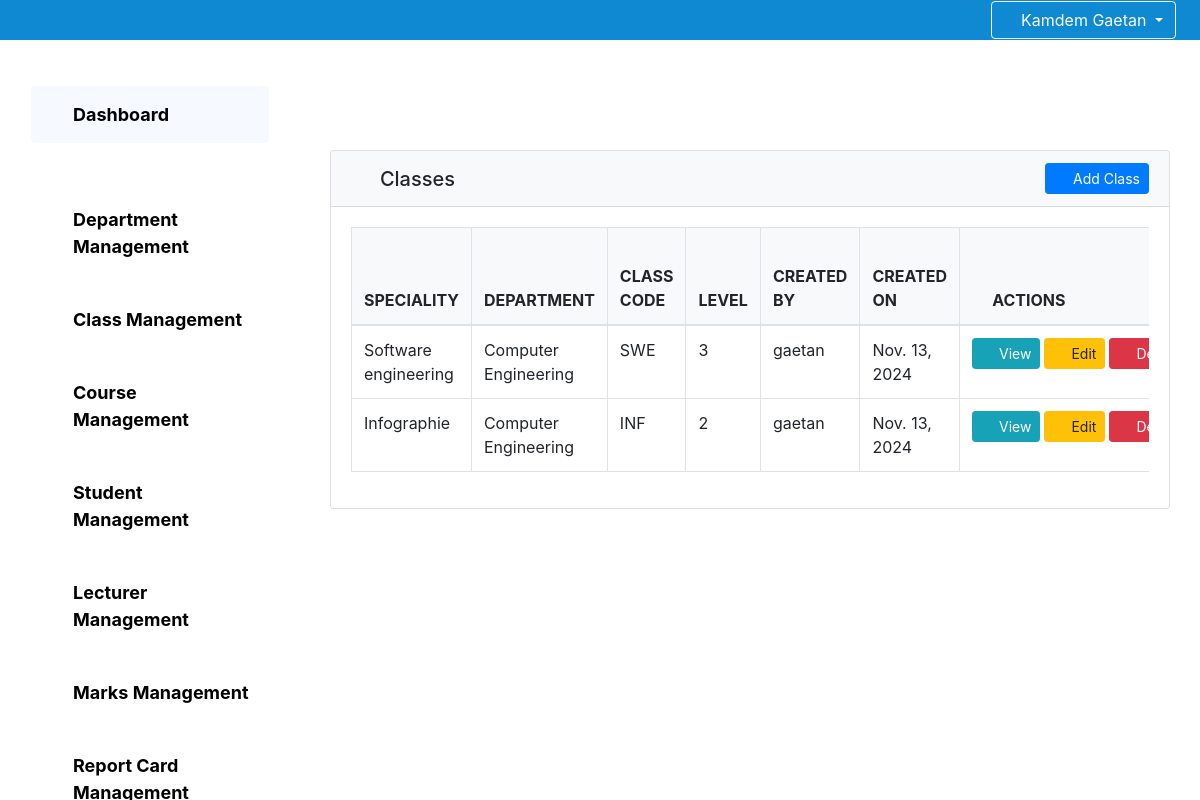
The page /administration/classes/ (signed in) on the database as committed earlier.
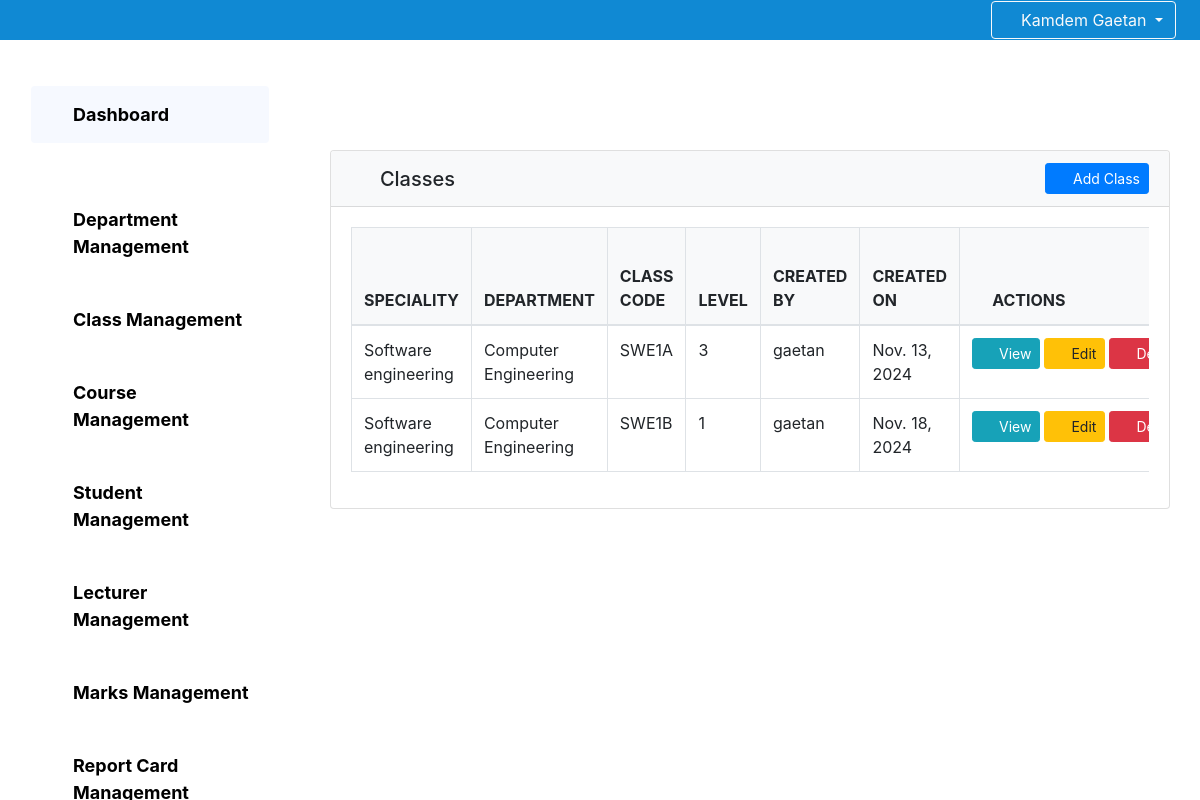
The same page on the database as committed later.
### core/models.py (models this page shows, shortened)
class Classe(models.Model):
    creator=models.ForeignKey(Administrator,on_delete=models.DO_NOTHING)
    classcode=models.CharField(max_length=10)
    classname=models.CharField(max_length=255)
    level=models.CharField(max_length=255,null=True)
    speciality=models.CharField(max_length=255)
    department=models.ForeignKey(Department,on_delete=models.DO_NOTHING,null=True)
    creationdate=models.DateField(default=timezone.now)

class Department(models.Model):
    creator=models.ForeignKey(Administrator,on_delete=models.DO_NOTHING)
    departmentcode=models.CharField(max_length=20)
    departmentname=models.CharField(max_length=255)
    creationdate=models.DateField(default=timezone.now)
    def __str__(self):
        return self.departmentname

class Administrator(models.Model):
    user=models.OneToOneField(User,on_delete=models.CASCADE)
    firstname=models.CharField(max_length=255)
    lastname=models.CharField(max_length=255)
    email = models.EmailField(null=True)
    gender=models.CharField(max_length=1)
    creationdate=models.DateField(default=timezone.now)
    def __str__(self):
        return self.lastname

### core/Administration/views.py (the view)
# urls.py: path('classes/',views_administration.classes, name='classes'),
@login_required
def classes(request):
    classe=Classe.objects.all
    return render(request,'administration/manageclass.html',{"classe":classe})

### template/Administration/manageclass.html (shortened to what this page needs)
{% extends "Administration/base.html" %}
{% block dash %}
<div class="container" style="margin-top: 80px; margin-bottom: 80px;">
    <div class="row">
      <div class="col-md-12">
        <div class="card">
          <div class="card-header bg-light d-flex justify-content-between align-items-center">
            <h5 class="mb-0"><i class="fa fa-chalkboard-teacher mr-2"></i> Classes</h5>
            <a href="{% url 'administration:createclass' %}" class="btn btn-primary btn-sm">
              <i class="fa fa-plus mr-1"></i> Add Class
            </a>
          </div>
          <div class="card-body">
            <div class="table-responsive">
              <table class="table table-bordered table-hover">
                <thead>
                  <tr class="bg-light">
                    <th><i class="fa fa-book mr-1"></i> SPECIALITY</th>
                    <th><i class="fa fa-graduation-cap mr-1"></i> DEPARTMENT</th>
                    <th><i class="fa fa-code mr-1"></i> CLASS CODE</th>
                    <th><i class="fa fa-level-up-alt mr-1"></i> LEVEL</th>
                    <th><i class="fa fa-user mr-1"></i> CREATED BY</th>
                    <th><i class="fa fa-calendar-alt mr-1"></i> CREATED ON</th>
                    <th><i class="fa fa-cogs mr-1"></i> ACTIONS</th>
                  </tr>
                </thead>
                <tbody>
                  {% for classe in classe %}
                  <tr>
                    <td>{{ classe.speciality }}</td>
                    <td>{{ classe.department }}</td>
                    <td>{{ classe.classcode }}</td>
                    <td>{{ classe.level }}</td>
                    <td>{{ classe.creator }}</td>
                    <td>{{ classe.creationdate }}</td>
                    <td>
                      <div class="d-flex justify-content-center">
                        <a href="{% url 'administration:classeinfo' classe.id %}" class="btn btn-info btn-sm mr-1 d-flex align-items-center">
                          <i class="fa fa-eye mr-1" style="font-size: 18px;"></i> View
                        </a>
                        <a href="{% url 'administration:updateclass' classe.id %}" class="btn btn-warning btn-sm mr-1 d-flex align-items-center">
                          <i class="fa fa-edit mr-1" style="font-size: 18px;"></i> Edit
                        </a>
                        <button type="button" class="btn btn-danger btn-sm d-flex align-items-center" onclick="confirmDeleteModal('{{ classe.id }}');">
                          <i class="fa fa-trash mr-1" style="font-size: 18px;"></i> Delete
                        </button>
                      </div>
                    </td>
                  </tr>
                  {% endfor %}
                </tbody>
              </table>
            </div>
          </div>
        </div>
      </div>
    </div>
</div>
{% endblock dash %}

Rows that differ between the two databases and show on the page:
removed Classe: speciality "Infographie", department "Computer Engineering", classcode "INF", level "2", creator "gaetan", creationdate "Nov. 13, 2024"
changed Classe: classcode "SWE" → "SWE1A"
added Classe: speciality "Software engineering", department "Computer Engineering", classcode "SWE1B", level "1", creator "gaetan", creationdate "Nov. 18, 2024"
